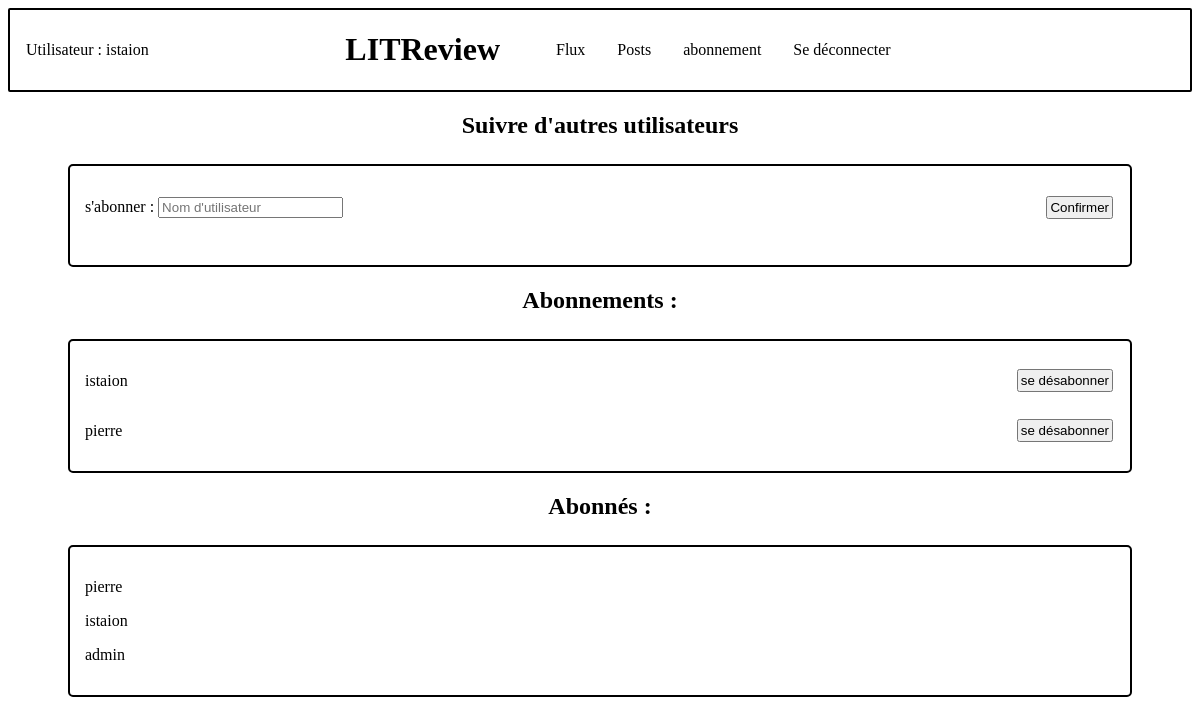
The page /follow-users/ (signed in) on the database as committed earlier.
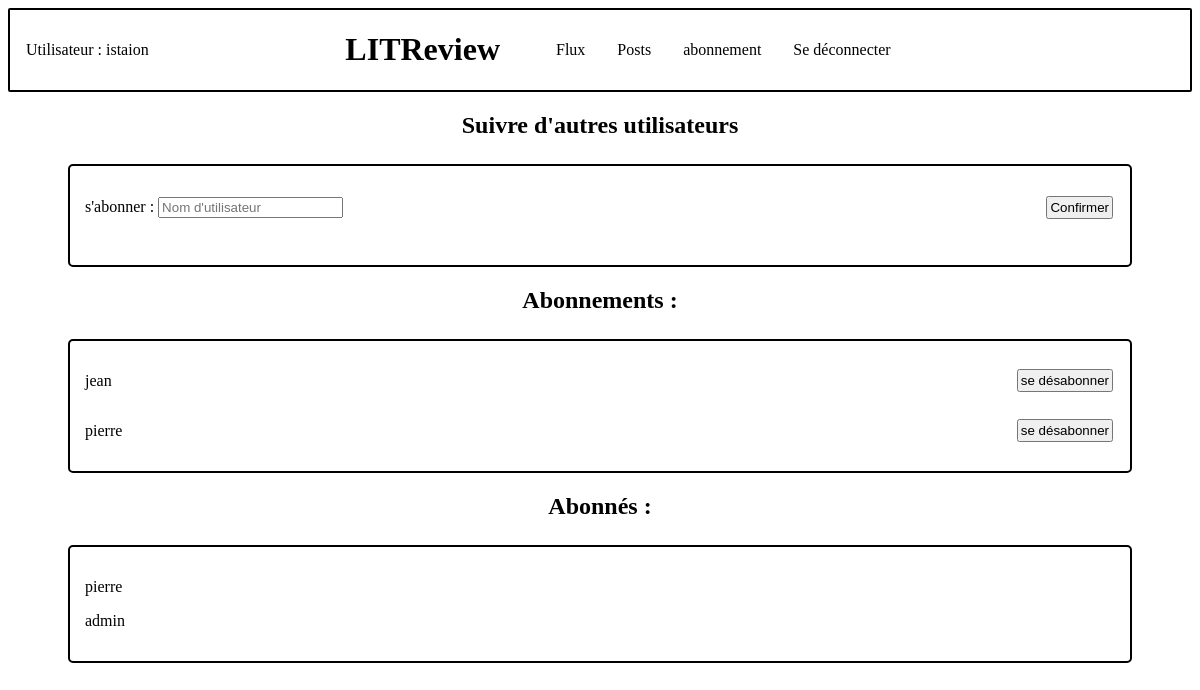
The same page on the database as committed later.
### authentication/models.py (models this page shows)
class User(AbstractUser):
    follows = models.ManyToManyField('self',
                                     through='review.UserFollows',
                                     symmetrical=False,
                                     related_name='followed')

### review/models.py (models this page shows, shortened)
class UserFollows(models.Model):
    user = models.ForeignKey(
        to=settings.AUTH_USER_MODEL, on_delete=models.CASCADE, related_name='following')
    followed_user = models.ForeignKey(
        to=settings.AUTH_USER_MODEL, on_delete=models.CASCADE, related_name='followed_by')
    class Meta:
        unique_together = ('user', 'followed_user', )

### review/views.py (the view)
# urls.py: path('follow-users/', review.views.follow_users, name='follow_users'),
@login_required
def follow_users(request):
    following = request.user.following.all()
    followed_by = request.user.followed_by.all()
    follow_form = forms.UserFollowsForm(request_user=request.user)
    if request.method == 'POST':
        follow_form = forms.UserFollowsForm(request.POST, request_user=request.user)
        if follow_form.is_valid():
            follow_form.save()
            return redirect('follow_users')
    context = {
        'follow_form': follow_form,
        'following': following,
        'followed_by': followed_by,
    }
    return render(request, 'review/follow_users.html', context=context)

### review/forms.py (shortened to what this page needs)
class UserFollowsForm(forms.ModelForm):
    def __init__(self, *args, **kwargs):
        self.user = kwargs.pop(
            'request_user')
        super(UserFollowsForm, self).__init__(*args, **kwargs)
    followed_user = forms.CharField(
        max_length=200, widget=forms.TextInput(attrs={"placeholder": "Nom d'utilisateur"}), label="s'abonner"
    )
    class Meta:
        model = models.UserFollows
        fields = ["followed_user", "user"]
        exclude = ["user"]

### review/templates/review/follow_users.html (shortened to what this page needs)
{% extends 'base.html' %}
{% block content %}
    <h2>Suivre d'autres utilisateurs</h2>
    <div class="add_user">
        <form method="post">
            {{ follow_form.as_p }}
            <button type="submit" >Confirmer</button>
        </form>
    </div>
    <h2>Abonnements :</h2>
     <div class="user_follow">
         {% for follow in following %}
            <div>
                <p>{{follow.followed_user.username}}</p>
                <button><a href="{% url 'stop_follow' follow.id %}">se désabonner</a></button>
            </div>
         {% endfor %}
     </div>
    <h2>Abonnés :</h2>
     <div class="user_follow">
         {% for follow in followed_by %}
            <p>{{follow.user.username}}<p>
         {% endfor %}
     </div>
{% endblock content %}

### templates/base.html (shortened to what this page needs)
{% load static %}
<html>
    <head>
        <link rel="stylesheet" href="{% static 'app.css' %}">
    </head>
    <body>
        <div class="sidebar">
            {% if user.is_authenticated %}
                <p>Utilisateur : {{ request.user }} </p>
                <h1>LITReview</h1>
                <nav class="menu">
                    <ul>
                        <li><a href="{% url 'feed' %}">Flux</a></li>
                        <li><a href="{% url 'posts' %}">Posts</a></li>
                        <li><a href="{% url 'follow_users' %}">abonnement</a></li>
                        <li><a href="{% url 'logout' %}">Se déconnecter</a></li>
                    </ul>
                </nav>
            {% else %}
                <h1 id="disconnected">LITReview</h1>
            {% endif %}
        </div>
        {% block content %}{% endblock content %}
    </body>
</html>

### static/app.css (style rules this page uses)
.sidebar { display: flex; align-items: center; border: 2px; box-sizing: content-box; border-style: solid; border-radius: 2px; }
.sidebar p { float: right; width: 40%; padding: 14px 16px; }
.sidebar h1 { width: 20%; text-align: center; }
.sidebar ul { display: flex; align: right; width: 650px; }
.sidebar ul li { display: inline-block; padding: 14px 16px; }
.sidebar ul li a { text-decoration: none; color: black; }
.add_user { border: 2px; padding: 15px; margin-top: 25px; margin-left: 60px; margin-right: 60px; box-sizing: content-box; border-style: solid; border-radius: 5px; }
.add_user form { display: flex; align-items: center; justify-content: space-between; }
.user_follow { border: 2px; padding: 15px; margin-top: 25px; margin-left: 60px; margin-right: 60px; box-sizing: content-box; border-style: solid; border-radius: 5px; }
.user_follow div { display: flex; align-items: center; justify-content: space-between; }
button { margin: 2px; padding: 2px; }
button a { text-decoration: none; color: black; }
h2 { text-align: center; }

Rows that differ between the two databases and show on the page:
removed UserFollows: followed_user.username "istaion", user.username "istaion"
added UserFollows: followed_user.username "jean", shown under "Abonnements :"
